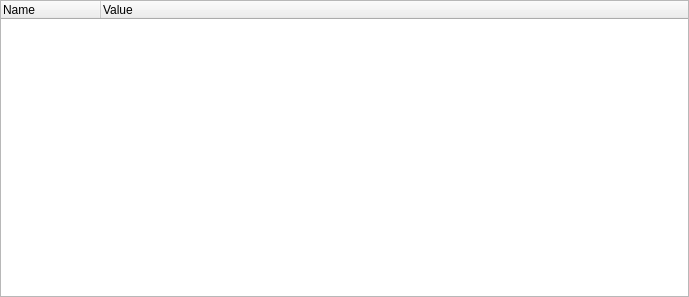
<?xml version="1.0" encoding="UTF-8"?>
<ui version="4.0">
 <class>RegistersPanel</class>
 <widget class="QWidget" name="RegistersPanel">
  <property name="geometry">
   <rect>
    <x>0</x>
    <y>0</y>
    <width>689</width>
    <height>297</height>
   </rect>
  </property>
  <property name="windowTitle">
   <string>Registers</string>
  </property>
  <layout class="QGridLayout" name="gridLayout">
   <property name="leftMargin">
    <number>0</number>
   </property>
   <property name="topMargin">
    <number>0</number>
   </property>
   <property name="rightMargin">
    <number>0</number>
   </property>
   <property name="bottomMargin">
    <number>0</number>
   </property>
   <item row="0" column="0">
    <widget class="QTreeWidget" name="treeWidget">
     <property name="rootIsDecorated">
      <bool>false</bool>
     </property>
     <column>
      <property name="text">
       <string>Name</string>
      </property>
     </column>
     <column>
      <property name="text">
       <string>Value</string>
      </property>
     </column>
    </widget>
   </item>
  </layout>
 </widget>
 <resources/>
 <connections/>
</ui>
